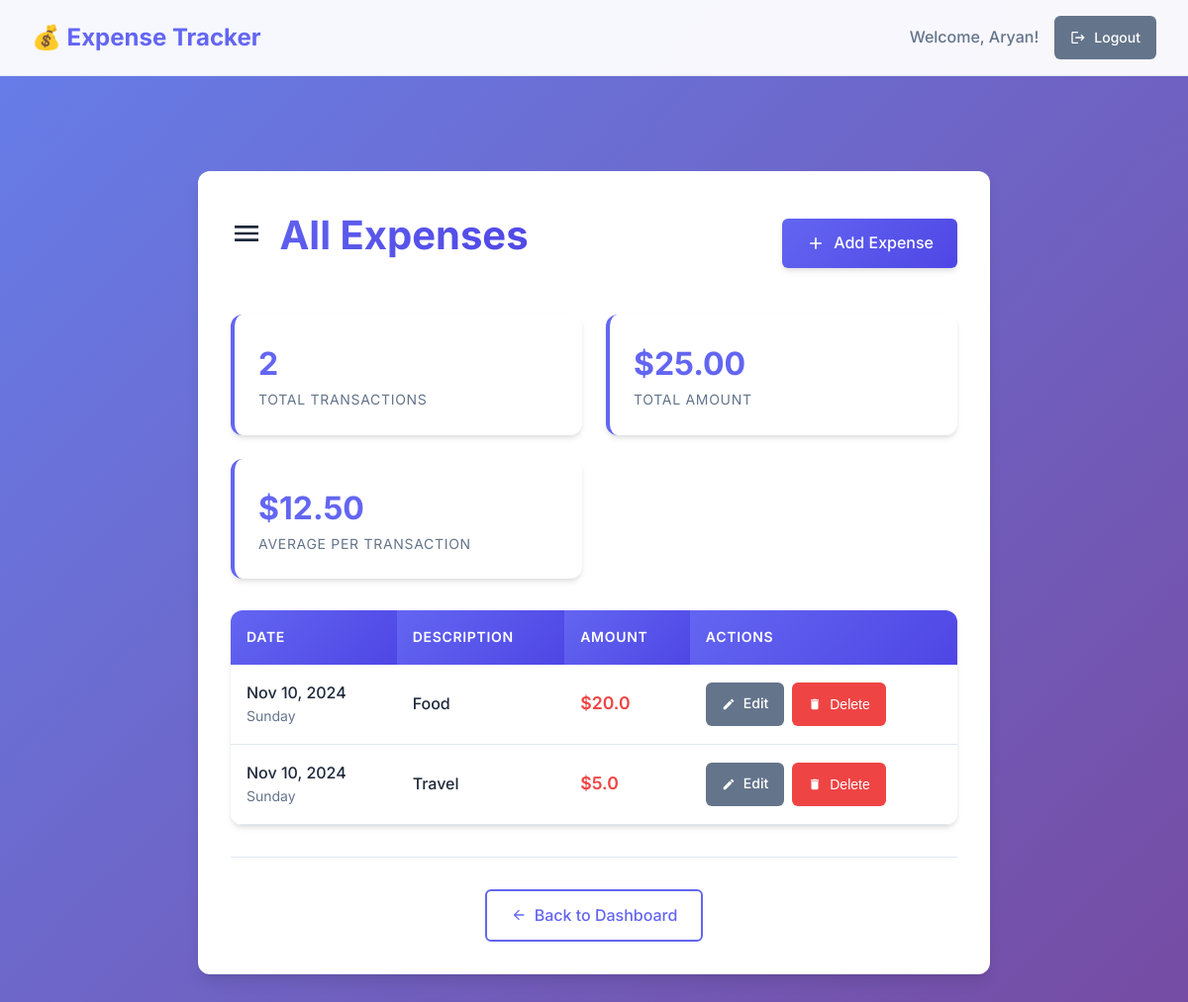
The app's page /view_expenses (signed in) with its own data.
### app.py (models this page shows)
class User(db.Model, UserMixin):  # Inherit from UserMixin
    id = db.Column(db.Integer, primary_key=True)
    username = db.Column(db.String(80), unique=True, nullable=False)
    password = db.Column(db.String(120), nullable=False)
    budget = db.Column(db.Float, default=0.0)

class Expense(db.Model):
    id = db.Column(db.Integer, primary_key=True)
    user_id = db.Column(db.Integer, db.ForeignKey('user.id'), nullable=False)
    amount = db.Column(db.Float, nullable=False)
    description = db.Column(db.String(200), nullable=True)
    date = db.Column(db.Date, default=datetime.utcnow)

### app.py (the view)
@app.route('/view_expenses')
@login_required
def view_expenses():
    expenses = Expense.query.filter_by(user_id=current_user.id).all()
    return render_template('view_expenses.html', expenses=expenses)

### app.py (called while the page is built)
@login_manager.user_loader
def load_user(user_id):
    return User.query.get(int(user_id))

### templates/view_expenses.html (shortened to what this page needs)
<!DOCTYPE html>
<html lang="en">
<head>
    <link rel="stylesheet" href="{{ url_for('static', filename='styles.css') }}">
</head>
<body>
    <nav class="navbar">
        <a href="{{ url_for('dashboard') }}" class="nav-brand">
            💰 Expense Tracker
        </a>
        <div class="nav-links">
            <span class="nav-link">Welcome, {{ current_user.username }}!</span>
            <a href="{{ url_for('logout') }}" class="btn btn-secondary btn-sm">
                <svg width="16" height="16" fill="currentColor" viewBox="0 0 24 24">
                    <path d="M17 7l-1.41 1.41L18.17 11H8v2h10.17l-2.58 2.59L17 17l5-5zM4 5h8V3H4c-1.1 0-2 .9-2 2v14c0 1.1.9 2 2 2h8v-2H4V5z"/>
                </svg>
                Logout
            </a>
        </div>
    </nav>
    <div class="container">
        <div class="card card-lg fade-in">
            <div style="display: flex; justify-content: space-between; align-items: center; margin-bottom: 2rem;">
                <h1>
                    <svg width="32" height="32" fill="currentColor" viewBox="0 0 24 24" style="display: inline; margin-right: 0.5rem;">
                        <path d="M3 18h18v-2H3v2zm0-5h18v-2H3v2zm0-7v2h18V6H3z"/>
                    </svg>
                    All Expenses
                </h1>
                <a href="{{ url_for('add_expense') }}" class="btn btn-primary">
                    <svg width="20" height="20" fill="currentColor" viewBox="0 0 24 24">
                        <path d="M19 13h-6v6h-2v-6H5v-2h6V5h2v6h6v2z"/>
                    </svg>
                    Add Expense
                </a>
            </div>
            {% if expenses %}
                <div class="stats-grid" style="margin-bottom: 2rem;">
                    <div class="stat-card">
                        <div class="stat-value">{{ expenses|length }}</div>
                        <div class="stat-label">Total Transactions</div>
                    </div>
                    <div class="stat-card">
                        <div class="stat-value">
                            {% set total = expenses|sum(attribute='amount') %}
                            ${{ "%.2f"|format(total) }}
                        </div>
                        <div class="stat-label">Total Amount</div>
                    </div>
                    <div class="stat-card">
                        <div class="stat-value">
                            {% set total = expenses|sum(attribute='amount') %}
                            ${{ "%.2f"|format(total / expenses|length) }}
                        </div>
                        <div class="stat-label">Average per Transaction</div>
                    </div>
                </div>
                <div class="table-container">
                    <table>
                        <thead>
                            <tr>
                                <th>Date</th>
                                <th>Description</th>
                                <th>Amount</th>
                                <th>Actions</th>
                            </tr>
                        </thead>
                        <tbody>
                            {% for expense in expenses %}
                            <tr>
                                <td>
                                    <div style="font-weight: 500;">{{ expense.date.strftime('%b %d, %Y') }}</div>
                                    <div style="font-size: 0.875rem; color: var(--text-secondary);">
                                        {{ expense.date.strftime('%A') }}
                                    </div>
                                </td>
                                <td>
                                    <div style="font-weight: 500;">{{ expense.description }}</div>
                                </td>
                                <td>
                                    <span style="font-weight: 600; color: var(--danger-color); font-size: 1.1rem;">
                                        ${{ expense.amount }}
                                    </span>
                                </td>
                                <td>
                                    <div style="display: flex; gap: 0.5rem;">
                                        <a href="{{ url_for('update_expense', expense_id=expense.id) }}"
                                           class="btn btn-sm btn-secondary">
                                            <svg width="14" height="14" fill="currentColor" viewBox="0 0 24 24">
                                                <path d="M3 17.25V21h3.75L17.81 9.94l-3.75-3.75L3 17.25zM20.71 7.04c.39-.39.39-1.02 0-1.41l-2.34-2.34c-.39-.39-1.02-.39-1.41 0l-1.83 1.83 3.75 3.75 1.83-1.83z"/>
                                            </svg>
                                            Edit
                                        </a>
                                        <form method="POST" action="{{ url_for('delete_expense', expense_id=expense.id) }}" style="display: inline;">
                                            <button type="submit" class="btn btn-sm btn-danger">
                                                <svg width="14" height="14" fill="currentColor" viewBox="0 0 24 24">
                                                    <path d="M6 19c0 1.1.9 2 2 2h8c1.1 0 2-.9 2-2V7H6v12zM19 4h-3.5l-1-1h-5l-1 1H5v2h14V4z"/>
                                                </svg>
                                                Delete
                                            </button>
                                        </form>
                                    </div>
                                </td>
                            </tr>
                            {% endfor %}
                        </tbody>
                    </table>
                </div>
            {% endif %}
            <div style="text-align: center; margin-top: 2rem; padding-top: 2rem; border-top: 1px solid var(--border-color);">
                <a href="{{ url_for('dashboard') }}" class="btn btn-outline">
                    <svg width="16" height="16" fill="currentColor" viewBox="0 0 24 24">
                        <path d="M20 11H7.83l5.59-5.59L12 4l-8 8 8 8 1.41-1.41L7.83 13H20v-2z"/>
                    </svg>
                    Back to Dashboard
                </a>
            </div>
        </div>
    </div>
</body>
</html>

### static/styles.css (style rules this page uses)
:root { --primary-color: #6366f1; --primary-dark: #4f46e5; --secondary-color: #64748b; --success-color: #10b981; --danger-color: #ef4444; --warning-color: #f59e0b; --background-color: #f8fafc; --surface-color: #ffffff; --text-primary: #1e293b; --text-secondary: #64748b; --border-color: #e2e8f0; --shadow-sm: 0 1px 2px 0 rgba(0, 0, 0, 0.05); --shadow-md: 0 4px 6px -1px rgba(0, 0, 0, 0.1), 0 2px 4px -1px rgba(0, 0, 0, 0.06); --shadow-lg: 0 10px 15px -3px rgba(0, 0, 0, 0.1), 0 4px 6px -2px rgba(0, 0, 0, 0.05); --border-radius: 12px; --border-radius-sm: 6px; --transition: all 0.2s cubic-bezier(0.4, 0, 0.2, 1); }
* { margin: 0; padding: 0; box-sizing: border-box; }
body { font-family: 'Inter', -apple-system, BlinkMacSystemFont, 'Segoe UI', Roboto, sans-serif; background: linear-gradient(135deg, #667eea 0%, #764ba2 100%); min-height: 100vh; color: var(--text-primary); line-height: 1.6; }
.container { max-width: 1200px; margin: 0 auto; padding: 2rem; }
.card { background: var(--surface-color); border-radius: var(--border-radius); box-shadow: var(--shadow-lg); padding: 2rem; margin: 1rem 0; backdrop-filter: blur(10px); border: 1px solid rgba(255, 255, 255, 0.1); }
.card-lg { max-width: 800px; margin: 2rem auto; }
h1 { font-size: 2.5rem; font-weight: 700; color: var(--text-primary); margin-bottom: 1rem; text-align: center; background: linear-gradient(135deg, var(--primary-color), var(--primary-dark)); -webkit-background-clip: text; -webkit-text-fill-color: transparent; background-clip: text; }
.btn { display: inline-flex; align-items: center; justify-content: center; padding: 0.75rem 1.5rem; font-size: 1rem; font-weight: 500; border-radius: var(--border-radius-sm); border: none; cursor: pointer; text-decoration: none; transition: var(--transition); gap: 0.5rem; min-height: 44px; }
.btn-primary { background: linear-gradient(135deg, var(--primary-color), var(--primary-dark)); color: white; box-shadow: var(--shadow-md); }
.btn-secondary { background: var(--secondary-color); color: white; }
.btn-danger { background: var(--danger-color); color: white; }
.btn-outline { background: transparent; color: var(--primary-color); border: 2px solid var(--primary-color); }
.btn-sm { padding: 0.5rem 1rem; font-size: 0.875rem; }
.navbar { background: rgba(255, 255, 255, 0.95); backdrop-filter: blur(10px); border-bottom: 1px solid var(--border-color); padding: 1rem 2rem; display: flex; justify-content: space-between; align-items: center; margin-bottom: 2rem; }
.nav-brand { font-size: 1.5rem; font-weight: 700; color: var(--primary-color); text-decoration: none; }
.nav-links { display: flex; gap: 1rem; align-items: center; }
.nav-link { color: var(--text-secondary); text-decoration: none; font-weight: 500; transition: var(--transition); }
.table-container { overflow-x: auto; border-radius: var(--border-radius); box-shadow: var(--shadow-md); margin: 2rem 0; }
table { width: 100%; border-collapse: collapse; background: var(--surface-color); }
th { background: linear-gradient(135deg, var(--primary-color), var(--primary-dark)); color: white; padding: 1rem; text-align: left; font-weight: 600; text-transform: uppercase; letter-spacing: 0.05em; font-size: 0.875rem; }
td { padding: 1rem; border-bottom: 1px solid var(--border-color); }
.stats-grid { display: grid; grid-template-columns: repeat(auto-fit, minmax(250px, 1fr)); gap: 1.5rem; margin: 2rem 0; }
.stat-card { background: var(--surface-color); border-radius: var(--border-radius); padding: 1.5rem; box-shadow: var(--shadow-md); border-left: 4px solid var(--primary-color); transition: var(--transition); }
.stat-value { font-size: 2rem; font-weight: 700; color: var(--primary-color); }
.stat-label { color: var(--text-secondary); font-size: 0.875rem; text-transform: uppercase; letter-spacing: 0.05em; }
.fade-in { animation: fadeIn 0.5s ease-in-out; }

### records on screen
User: username "Aryan"
Expense: date "Nov 10, 2024", date "Sunday", description "Food", amount "20.0"
Expense: date "Nov 10, 2024", date "Sunday", description "Travel", amount "5.0"

### other values on screen
{{ expenses|length }} "2"
{{ "%.2f"|format(total) }} "25.00"
{{ "%.2f"|format(total / expenses|length) }} "12.50"
